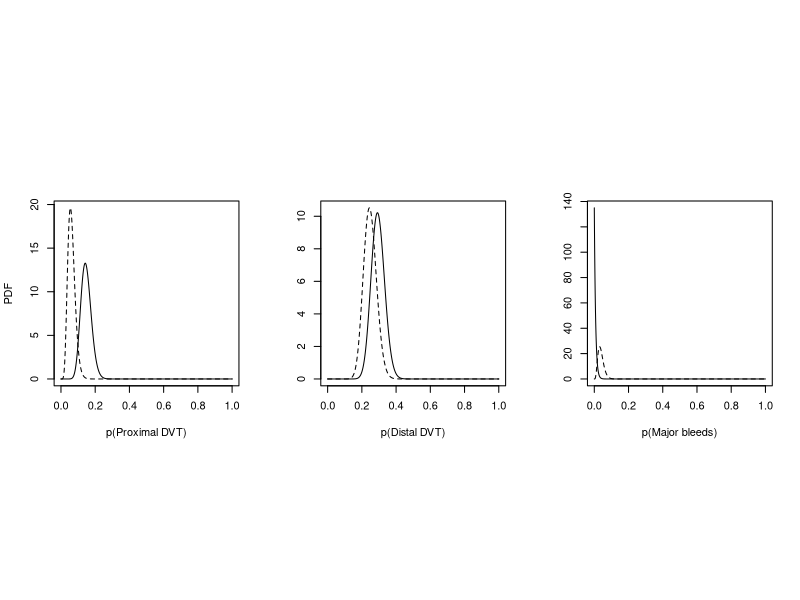

Write R code to recreate this figure.
args <- commandArgs(trailingOnly=TRUE)
pdf(args[1], height=7/3)

par(mfrow=c(1,3), pty='s')

xvals <- seq(0, 1, length=1000)

proxHep <- dbeta(xvals, shape1=20, shape2=116)
proxEno <- dbeta(xvals, shape1=8, shape2=121)
distHep <- dbeta(xvals, shape1=40, shape2=96)
distEno <- dbeta(xvals, shape1=32, shape2=97)
bleedHep <- dbeta(xvals, shape1=1, shape2=135)
bleedEno <- dbeta(xvals, shape1=5, shape2=124)

plot(xvals, proxHep, type='l', lty=1, ylim=c(0, max(c(proxHep, proxEno))),
     xlab = 'p(Proximal DVT)', ylab = 'PDF')
points(xvals, proxEno, type='l', lty=2)

plot(xvals, distHep, type='l', lty=1, ylim=c(0, max(c(distHep, distEno))),
     xlab = 'p(Distal DVT)', ylab = '')
points(xvals, distEno, type='l', lty=2)

plot(xvals, bleedHep, type='l', lty=1, ylim=c(0, max(c(bleedHep, bleedEno))),
     xlab = 'p(Major bleeds)', ylab = '')
points(xvals, bleedEno, type='l', lty=2)

dev.off()
